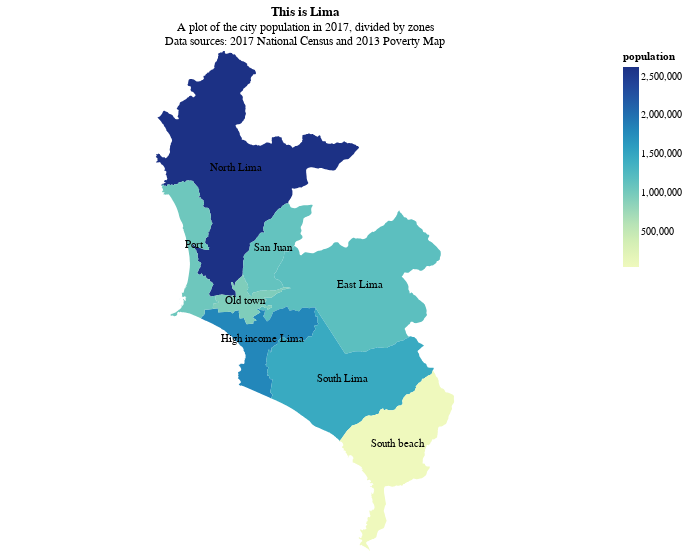

Here is the notebook cell this chart was saved with:
### Markdown cell above
Now, we plot. I used [this example](https://altair-viz.github.io/gallery/london_tube.html) as a reference for producing this code.

### Code cell
background = alt.Chart(lima_zones2).mark_geoshape().encode(
    color='population'
).properties(
    width=600,
    height=500,
    title={'text': 'This is Lima',
           'subtitle': ['A plot of the city population in 2017, divided by zones',
                        'Data sources: 2017 National Census and 2013 Poverty Map']}
)
labels = alt.Chart(lima_zones2).mark_text().encode(
    latitude='centroid_lat',
    longitude='centroid_lon',
    text='zone'
)

background + labels

### Figure 1 — Vega-Lite specification as saved in the notebook (floating-point values rounded to 4 significant figures; data arrays with more than 128 entries replaced by an {"elided": "..."} marker saying what was removed)
{"config": {"view": {"continuousWidth": 400, "continuousHeight": 300}}, "layer": [{"mark": "geoshape", "encoding": {"color": {"type": "quantitative", "field": "population"}}, "height": 500, "title": {"text": "This is Lima", "subtitle": ["A plot of the city population in 2017, divided by zones", "Data sources: 2017 National Census and 2013 Poverty Map"]}, "width": 600}, {"mark": "text", "encoding": {"latitude": {"field": "centroid_lat", "type": "quantitative"}, "longitude": {"field": "centroid_lon", "type": "quantitative"}, "text": {"type": "nominal", "field": "zone"}}}], "data": {"name": "data-684da0144d0ff45c3f88efddf57e3ab7"}, "$schema": "https://vega.github.io/schema/vega-lite/v4.0.2.json", "datasets": {"data-684da0144d0ff45c3f88efddf57e3ab7": [{"centroid_lat": -12.02, "centroid_lon": -76.8, "population": 1172820, "zone": "East Lima", "type": "Feature", "geometry": {"type": "Polygon", "coordinates": {"elided": "121 rows, 3834 float values in total"}}}, {"centroid_lat": -12.12, "centroid_lon": -76.99, "population": 1800812, "zone": "High income Lima", "type": "Feature", "geometry": {"type": "Polygon", "coordinates": {"elided": "42 rows, 6588 float values in total"}}}, {"centroid_lat": -11.79, "centroid_lon": -77.04, "population": 2623415, "zone": "North Lima", "type": "Feature", "geometry": {"type": "Polygon", "coordinates": {"elided": "79 rows, 9760 float values in total"}}}, {"centroid_lat": -12.05, "centroid_lon": -77.03, "population": 943812, "zone": "Old town", "type": "Feature", "geometry": {"type": "Polygon", "coordinates": {"elided": "1x695x2 float values"}}}, {"centroid_lat": -11.94, "centroid_lon": -77.13, "population": 1046951, "zone": "Port", "type": "Feature", "geometry": {"type": "Polygon", "coordinates": {"elided": "9 rows, 7838 float values in total"}}}, {"centroid_lat": -11.95, "centroid_lon": -76.97, "population": 1114318, "zone": "San Juan", "type": "Feature", "geometry": {"type": "Polygon", "coordinates": {"elided": "1x457x2 float values"}}}, {"centroid_lat": -12.19, "centroid_lon": -76.84, "population": 1458644, "zone": "South Lima", "type": "Feature", "geometry": {"type": "Polygon", "coordinates": {"elided": "1x1714x2 float values"}}}, {"centroid_lat": -12.32, "centroid_lon": -76.73, "population": 48479, "zone": "South beach", "type": "Feature", "geometry": {"type": "MultiPolygon", "coordinates": {"elided": "2 rows, 5876 float values in total"}}}]}}
